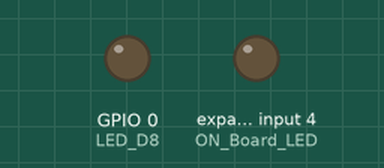
A sketch run on a simulated ESP8266 (NodeMCU). On the bench: output pins drawn as LEDs (lit = HIGH). WiFi joins after 1.5 s; servers stay silent unless stated; uploads are accepted with an empty reply; what the sketch prints to the serial monitor is not drawn.

Above: at 0.0 s.
At 1.8 s:
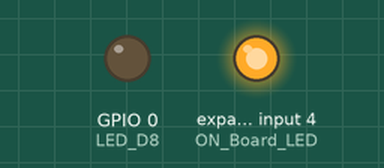
Timing chart, 0 to 3.3 s (numbered marks = the images above):
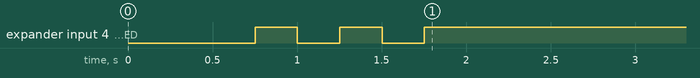

The sketch:

main.ino
```cpp
//----------------------------------------Include the NodeMCU ESP8266 Library
//----------------------------------------see here: https://www.youtube.com/watch?v=8jMr94B8iN0 to add NodeMCU ESP8266 library and board
#include <ESP8266WiFi.h>
#include <WiFiClient.h>
#include <ESP8266HTTPClient.h>
//----------------------------------------

#define ON_Board_LED 100  //--> Defining an On Board LED (GPIO2 = D4), used for indicators when the process of connecting to a wifi router

#define LED_D8 0 //--> Defines an LED Pin. D8 = GPIO15

//----------------------------------------SSID and Password of your WiFi router.
const char* ssid = " "; //--> Your wifi name or SSID.
const char* password = " "; //--> Your wifi password.
//----------------------------------------

//----------------------------------------Web Server address / IPv4
// If using IPv4, press Windows key + R then type cmd, then type ipconfig (If using Windows OS).
const char *host = "http://aiot209.000webhostapp.com/";
//----------------------------------------

void setup() {
  // put your setup code here, to run once:
  Serial.begin(115200);
  delay(500);

  WiFi.mode(WIFI_STA);
  WiFi.begin(ssid, password); //--> Connect to your WiFi router
  Serial.println("");

  pinMode(ON_Board_LED,OUTPUT); //--> On Board LED port Direction output
  digitalWrite(ON_Board_LED, HIGH); //--> Turn off Led On Board

  pinMode(LED_D8,OUTPUT); //--> LED port Direction output
  digitalWrite(LED_D8, LOW); //--> Turn off Led

  //----------------------------------------Wait for connection
  Serial.print("Connecting");
  while (WiFi.status() != WL_CONNECTED) {
    Serial.print(".");
    //----------------------------------------Make the On Board Flashing LED on the process of connecting to the wifi router.
    digitalWrite(ON_Board_LED, LOW);
    delay(250);
    digitalWrite(ON_Board_LED, HIGH);
    delay(250);
    //----------------------------------------
  }
  //----------------------------------------
  digitalWrite(ON_Board_LED, HIGH); //--> Turn off the On Board LED when it is connected to the wifi router.
  //----------------------------------------If successfully connected to the wifi router, the IP Address that will be visited is displayed in the serial monitor
  Serial.println("");
  Serial.print("Successfully connected to : ");
  Serial.println(ssid);
  Serial.print("IP address: ");
  Serial.println(WiFi.localIP());
  Serial.println();
  //----------------------------------------
}

void loop() {
  // put your main code here, to run repeatedly:
  HTTPClient http; //--> Declare object of class HTTPClient

  //----------------------------------------Getting Data from MySQL Database
  String GetAddress, LinkGet, getData;
  int id = 0; //--> ID in Database
  GetAddress = "data/GetData.php";
  LinkGet = host + GetAddress; //--> Make a Specify request destination
  getData = "ID=" + String(id);
  Serial.println("----------------Connect to Server-----------------");
  Serial.println("Get LED Status from Server or Database");
  Serial.print("Request Link : ");
  Serial.println(LinkGet);
  http.begin(LinkGet); //--> Specify request destination
  http.addHeader("Content-Type", "application/x-www-form-urlencoded");    //Specify content-type header
  int httpCodeGet = http.POST(getData); //--> Send the request
  String payloadGet = http.getString(); //--> Get the response payload from server
  Serial.print("Response Code : "); //--> If Response Code = 200 means Successful connection, if -1 means connection failed. For more information see here : https://en.wikipedia.org/wiki/List_of_HTTP_status_codes
  Serial.println(httpCodeGet); //--> Print HTTP return code
  Serial.print("Returned data from Server : ");
  Serial.println(payloadGet); //--> Print request response payload

  if (payloadGet == "1") {
    digitalWrite(LED_D8, HIGH); //--> Turn off Led
  }
  if (payloadGet == "0") {
    digitalWrite(LED_D8, LOW); //--> Turn off Led
  }
  //----------------------------------------

  Serial.println("----------------Closing Connection----------------");
  http.end(); //--> Close connection
  Serial.println();
  Serial.println("Please wait 5 seconds for the next connection.");
  Serial.println();
  delay(5000); //--> GET Data at every 5 seconds
}
```
